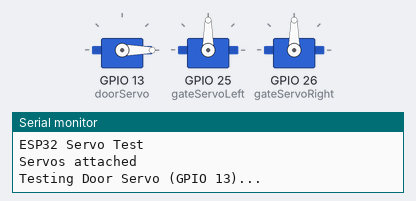
A sketch run on a simulated ESP32. On the bench: 3 × servo, the last lines printed to the serial monitor.

Above: at 1.05 s.
At 5.05 s:
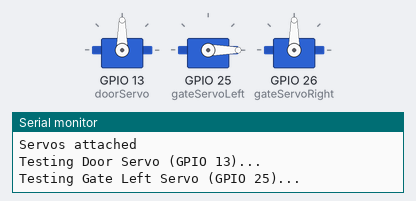
At 7.5 s:
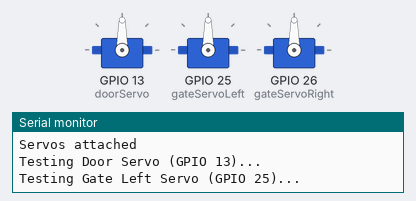
At 14.0 s:
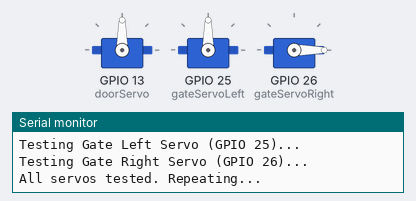
Timing chart, 0 to 17.9 s (numbered marks = the images above):
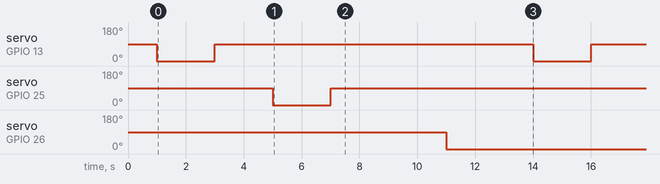

Measured:
- by itself, servo on GPIO 13 (doorServo), servo on GPIO 25 (gateServoLeft): alternates 90° for 11.0 s and 0° for 2.0 s
- by itself, servo on GPIO 26 (gateServoRight): alternates 90° for 2.0 s and 0° for 11.0 s

The sketch:

SERVO_TEST_SIMPLE.ino
```cpp
#include <ESP32Servo.h>

Servo doorServo;
Servo gateServoLeft;
Servo gateServoRight;

void setup() {
  Serial.begin(115200);
  Serial.println("ESP32 Servo Test");

  // Attach servos
  doorServo.attach(13);
  gateServoLeft.attach(25);
  gateServoRight.attach(26);

  Serial.println("Servos attached");
  delay(1000);
}

void loop() {
  Serial.println("Testing Door Servo (GPIO 13)...");
  doorServo.write(0);
  delay(2000);
  doorServo.write(90);
  delay(2000);

  Serial.println("Testing Gate Left Servo (GPIO 25)...");
  gateServoLeft.write(0);
  delay(2000);
  gateServoLeft.write(90);
  delay(2000);

  Serial.println("Testing Gate Right Servo (GPIO 26)...");
  gateServoRight.write(90);
  delay(2000);
  gateServoRight.write(0);
  delay(2000);

  Serial.println("All servos tested. Repeating...");
  delay(1000);
}
```
